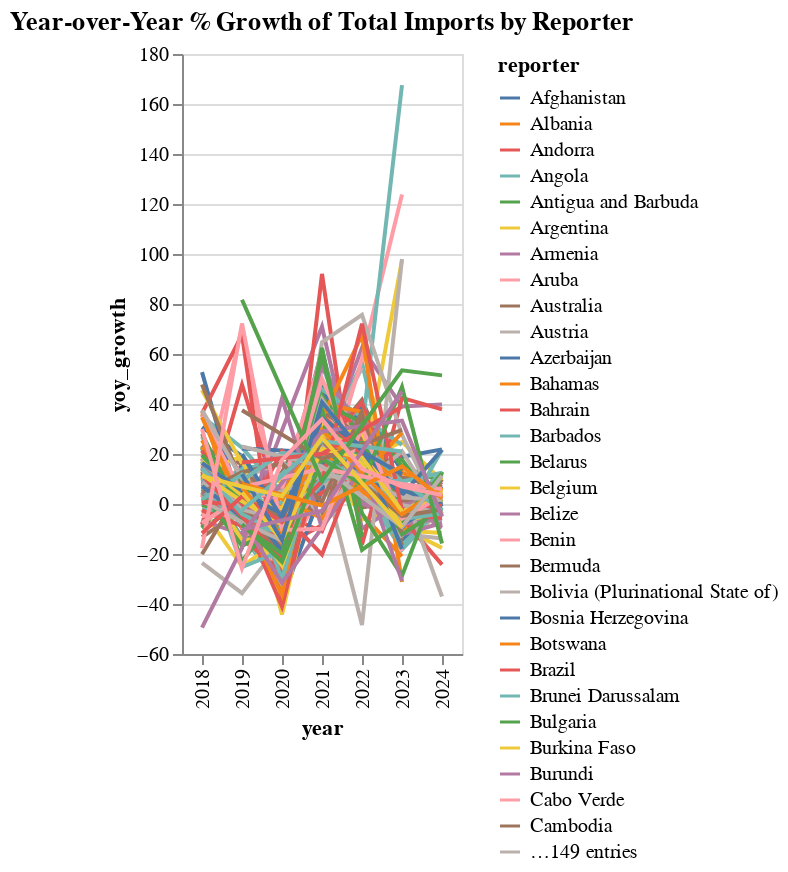

Notebook code cell kept with this figure:
### Code cell
question = "What is year-over-year % growth of total imports for each reporter"
answer_sample_question(question, insights=True)

### Figure 1 — Vega-Lite specification as saved in the notebook (floating-point values rounded to 4 significant figures; data arrays with more than 128 entries replaced by an {"elided": "..."} marker saying what was removed)
{"config": {"view": {"continuousWidth": 300, "continuousHeight": 300}}, "data": {"name": "data-2b639926426317ebd3ff1929ee352edc"}, "mark": {"type": "line"}, "encoding": {"color": {"field": "reporter", "type": "nominal"}, "tooltip": [{"field": "year", "type": "quantitative"}, {"field": "reporter", "type": "nominal"}, {"field": "yoy_growth", "type": "quantitative"}], "x": {"field": "year", "type": "ordinal"}, "y": {"field": "yoy_growth", "type": "quantitative"}}, "title": "Year-over-Year % Growth of Total Imports by Reporter", "$schema": "https://vega.github.io/schema/vega-lite/v5.20.1.json", "datasets": {"data-2b639926426317ebd3ff1929ee352edc": {"elided": "1034 records"}}}
